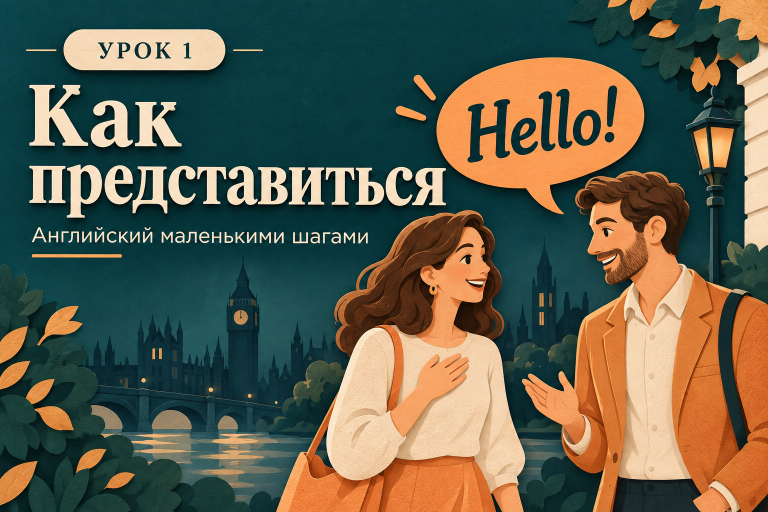
#> input picture src/assets/lesson-1.png, 1536 x 1024 px (shown at 1/2 size); its folder holds 4 pictures in this run
$ python optimize_images_func.py
#> lines starting #> are read from the running program, lines starting #| are printed output that depends on the picture
from pathlib import Path
from PIL import Image

project_dir = Path(__file__).resolve().parent.parent

def optimize_image(image_path: Path, max_size: tuple[int, int]):
#> called with max_size = (1000, 1000)
  output_path = image_path.with_name(
    f"{image_path.stem}-small.webp"
  )

  with Image.open(image_path) as image:
#> image is the input picture: PIL image 1536x1024 RGB; mean R, G, B 94.2, 93.9, 76.1
    image.thumbnail(max_size, Image.Resampling.LANCZOS)
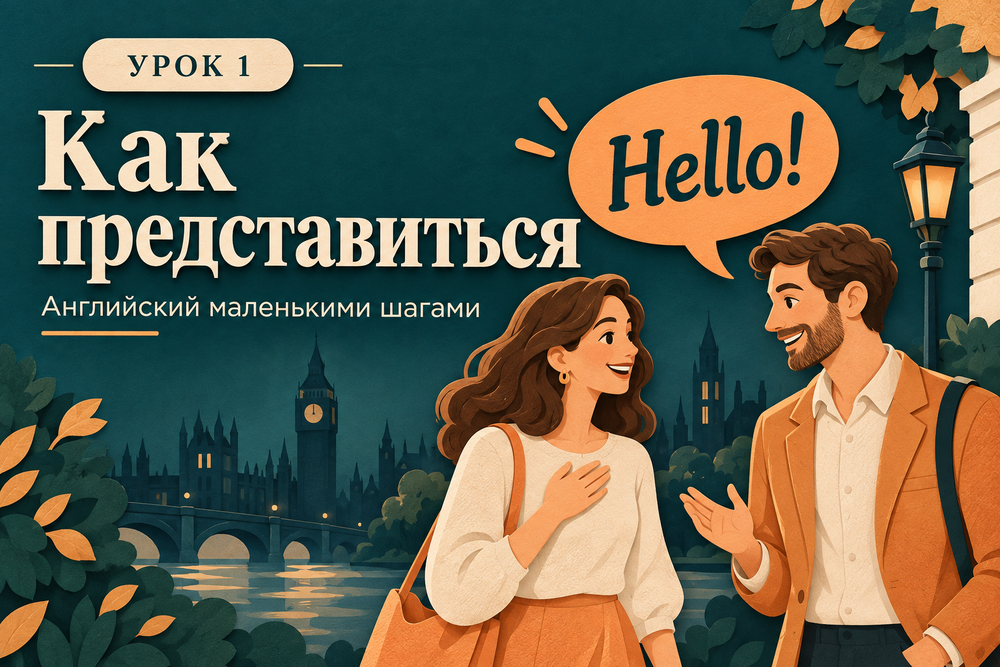
#> image: PIL image 1000x667 RGB; mean R, G, B 94.2, 93.9, 76.1
    image.save(output_path, "WEBP", quality=85)

    print(f"{output_path.name}: {image.size}")
#| lesson-1-small.webp: (1000, 667)

#для одиночного изменения
# optimize_image(project_dir /"src" / "assets" / "lesson-1.png", (1000, 1000),)

#дла измения сразу во всех
for number in range(1, 7):
  image_path = (
    project_dir / "src" / "assets" / f"lesson-{number}.png"
  )
  optimize_image(image_path, (1000, 1000))
#> pass 2 of the loop `for number in range(1, 7):`:
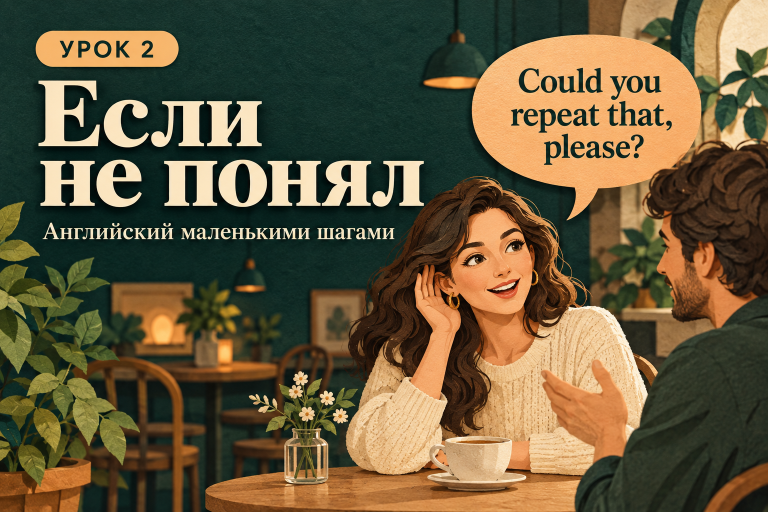
#> input picture src/assets/lesson-2.png, 1536 x 1024 px (shown at 1/2 size)
#> in optimize_image, image is the input picture: PIL image 1536x1024 RGB; mean R, G, B 101.9, 88.6, 59.8
#> in optimize_image (call 2), `image.thumbnail(max_size, Image.Resampling.LANCZOS)`:
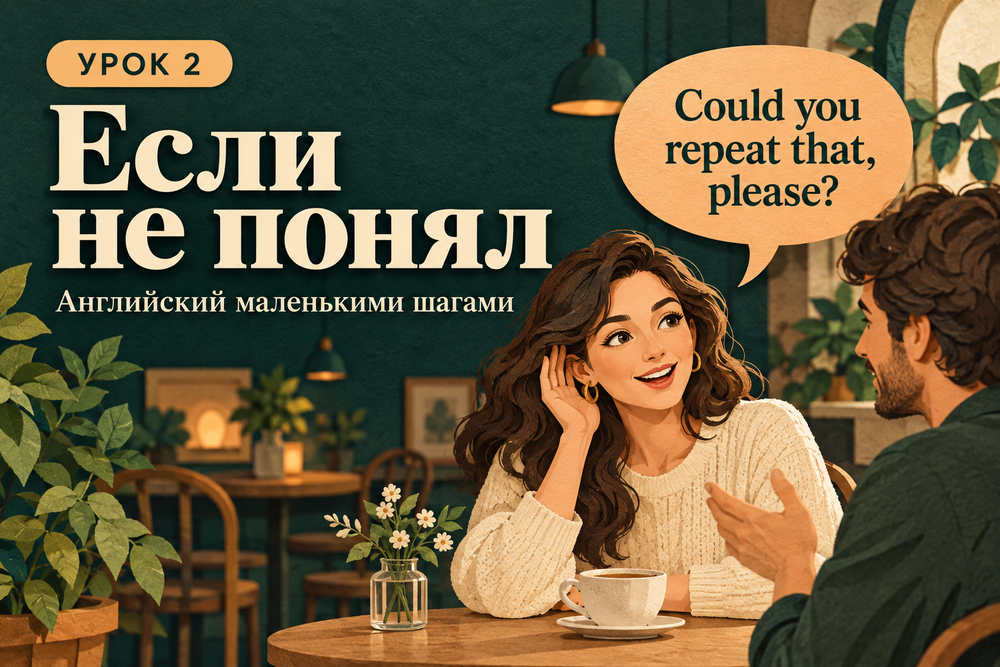
#> image: PIL image 1000x667 RGB; mean R, G, B 101.9, 88.6, 59.8
#| lesson-2-small.webp: (1000, 667)
#> pass 3 of the loop `for number in range(1, 7):`:
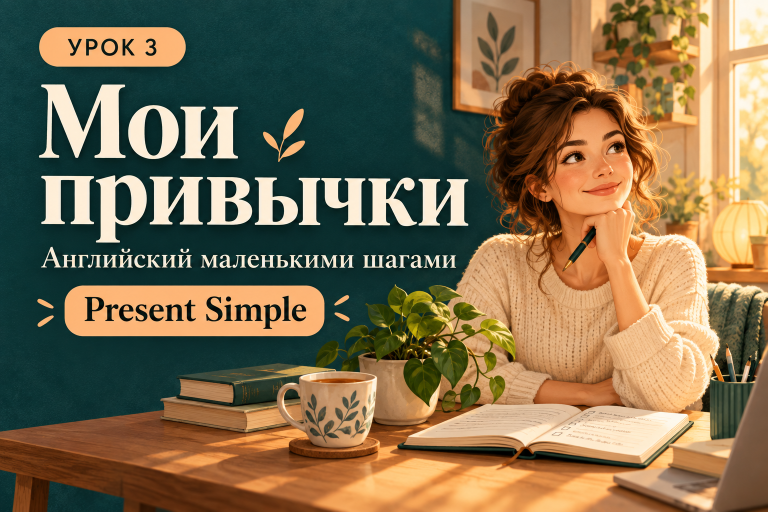
#> input picture src/assets/lesson-3.png, 1536 x 1024 px (shown at 1/2 size)
#> in optimize_image, image is the input picture: PIL image 1536x1024 RGB; mean R, G, B 124.5, 108, 77.9
#> in optimize_image (call 3), `image.thumbnail(max_size, Image.Resampling.LANCZOS)`:
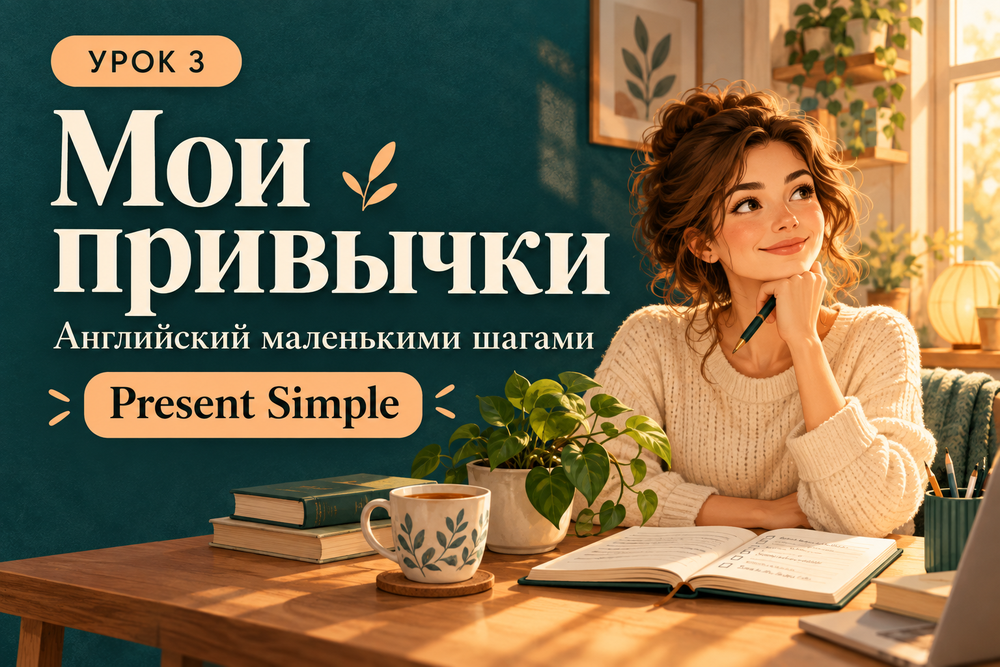
#> image: PIL image 1000x667 RGB; mean R, G, B 124.5, 108, 77.9
#| lesson-3-small.webp: (1000, 667)
#> (the run stopped early here; a loop or call above may not have finished)
